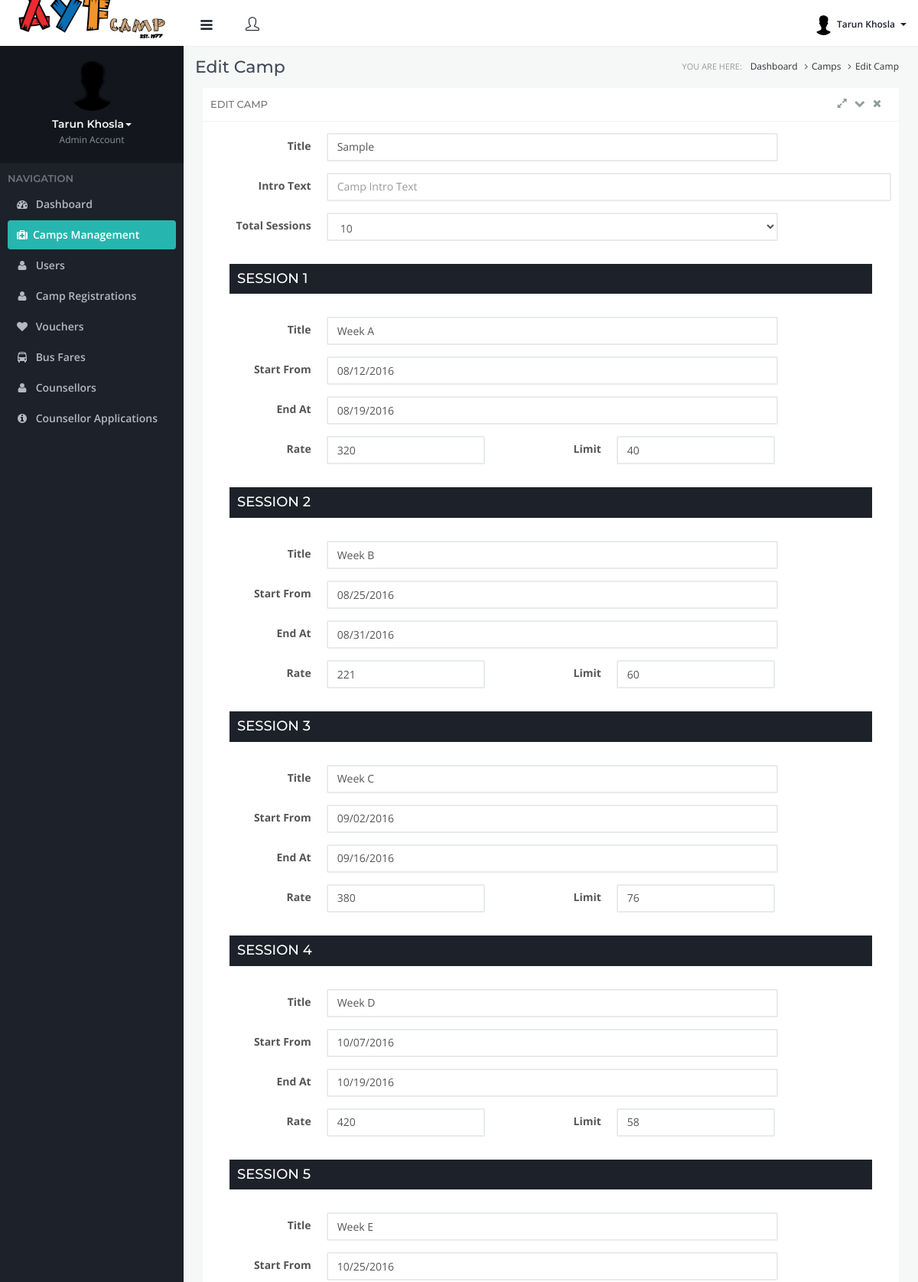
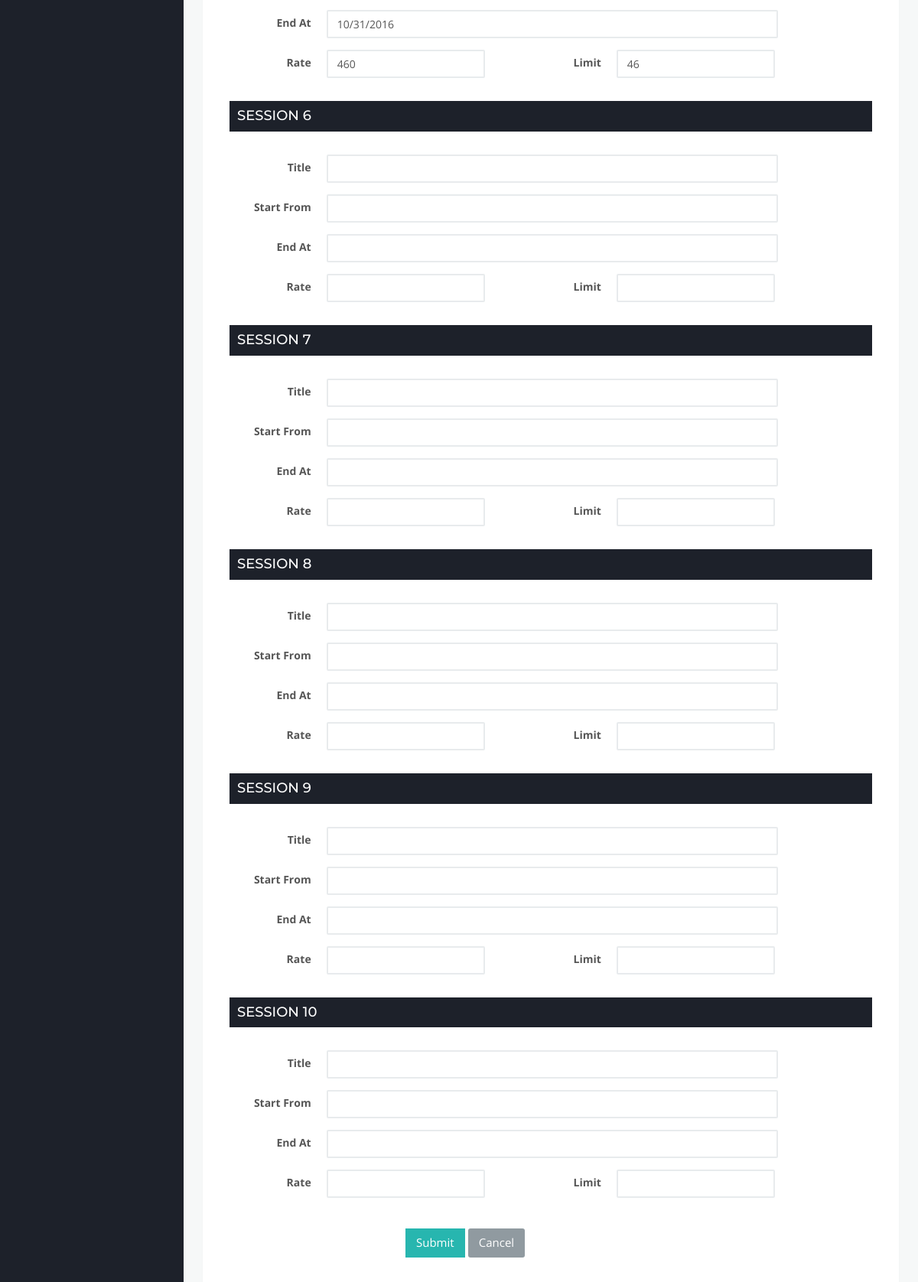
Page /admin/add-camp.php?id=1 (signed in) on the committed database (2 pictures, top to bottom).
### tables this page shows
CREATE TABLE IF NOT EXISTS `camps` (
  `id` int(11) NOT NULL AUTO_INCREMENT,
  `title` varchar(100) NOT NULL,
  `total_sessions` int(11) NOT NULL,
  `year` int(11) NOT NULL,
  `created` datetime NOT NULL,
  PRIMARY KEY (`id`)
);

CREATE TABLE IF NOT EXISTS `camp_sessions` (
  `id` int(11) NOT NULL AUTO_INCREMENT,
  `camp_id` int(11) NOT NULL,
  `title` varchar(50) NOT NULL,
  `start_from` date NOT NULL,
  `end_at` date NOT NULL,
  `rate` varchar(5) NOT NULL,
  `camper_limit` int(11) NOT NULL,
  PRIMARY KEY (`id`)
);

### Library/admin/camps/add-init.php (called while the page is built, shortened)
<?php
require_once(LIB_PATH . 'GlobalManager.php');
$globalManager = GlobalManager::getInstance();
if(isset($_REQUEST['id']) && $_REQUEST['id'] !== ""){
    $pageTitle = "Edit Camp";
}else{
    $pageTitle = "Add Camp";
}
if(isset($_REQUEST['id']) && trim($_REQUEST['id'])!=='') {
    $table = "camps";
    $field = "*";
    $where = "id = '".$_GET['id']."'";
    $result = $globalManager->runSelectQuery($table,$field,$where);
    if(is_array($result) && count($result)>0) {
        $result[0] = array_map("utf8_encode", $result[0]);
        $title = $result[0]['title'];
        $intro_text = $result[0]['intro_text'];
        $arrSessions = $globalManager->runSelectQuery("camp_sessions", "title,start_from,end_at,rate,camper_limit", "camp_id='".$_GET['id']."'");
    }else{
        $_SESSION['errmsg'] = "Invalid camp selected! Please select valid camp to update";
        redirect(ADMIN_SITE_URL."camps.php");
    }
}

### Library/GlobalManager.php (called while the page is built, shortened)
<?php
class GlobalManager extends Model {
	private static $instance = null;
	public static function getInstance() {
		if (self::$instance == null) {
		  self::$instance = new self();
		}
		return self::$instance;
	}
	public function runSelectQuery($table, $fields, $where) {
		$query = "SELECT ".$fields." FROM ".$table;
		if($where !=""){
			$query .= " WHERE ". $where;
		}
		$result = $this->find($query);
		if (count($result) > 0) {
			return $result;
		}
		else {
			return false;
		}
	}
}
?>

### Library/model.php (called while the page is built, shortened)
<?php
class Model {
    private static $connection = null;
    private static function connect() {
        try {
            $db = array(
                'host' => 'localhost',
				'db' => 'ayfcamp',
				'user' => 'root',
				'password' => ''
            );
            self::$connection = new mysqli($db['host'], $db['user'], $db['password'],$db['db']);
        }
        catch (Exception $e) {
            quickLog("MySQL error --> {$e->getMessage()}");
            return false;
        }
        return true;
    }
    protected function find($sql) {
        $result = array();
        $resource = mysqli_query(self::$connection,$sql);
        $result = array();
        while($row = mysqli_fetch_assoc($resource)) {
            $result[] = $row;
        }
        return $result;
    }
}
?>

### admin/add-camp.php (the view, shortened to what this page needs)
<?php
include(LIB_PATH . 'admin/camps/add-init.php');
include(LIB_HTML . 'admin/header.php');
include(LIB_HTML . 'admin/leftbar.php');
?>
<section class="main-content-wrapper">
    <div class="pageheader">
        <h1><?php echo $pageTitle;?> </h1>
        <div class="breadcrumb-wrapper hidden-xs">
            <span class="label">You are here:</span>
            <ol class="breadcrumb">
                <li><a href="<?php echo ADMIN_SITE_URL;?>dashboard.php">Dashboard</a></li>
                <li><a href="<?php echo ADMIN_SITE_URL;?>camps.php">Camps</a></li>
                <li class="active"><?php echo $pageTitle;?></li>
            </ol>
        </div>
        <section id="main-content" class="animated fadeInUp">
            <div class="row">
                <div class="col-md-12">
                    <div class="panel panel-default">
                        <div class="panel-heading">
                            <h3 class="panel-title"><?php echo $pageTitle;?></h3>
                            <div class="actions pull-right">
                                <i class="fa fa-expand"></i>
                                <i class="fa fa-chevron-down"></i>
                                <i class="fa fa-times"></i>
                            </div>
                        </div>
                        <div class="panel-body">
							<form method="post" action="" name="frmAddCamp" id="frmAddCamp" class="form-horizontal form-border" enctype="multipart/form-data">
                                <div class="form-group">
                                    <label class="col-sm-2 control-label">Title</label>
                                    <div class="col-sm-10">
                                        <input type="text" class="form-control width80p" name="title" placeholder="Camp Title" id="title" value="<?php echo $title; ?>">
                                    </div>
                                </div>
                                <div class="form-group">
                                    <label class="col-sm-2 control-label">Intro Text</label>
                                    <div class="col-sm-10">
                                        <input type="text" class="form-control" name="intro_text" placeholder="Camp Intro Text" id="intro_text" value="<?php echo $intro_text; ?>">
                                    </div>
                                </div>
                                <div class="form-group">
                                    <label class="col-sm-2 control-label">Total Sessions</label>
                                    <div class="col-sm-10">
                                        <select class="form-control width80p" name="total_sessions" id="total_sessions">
                                            <option value="10" selected="selected">10</option>
                                        </select>
                                    </div>
                                </div>
                                <?php
                                for($i=0; $i<10; $i++){
                                    $k = $i+1;
                                ?>
                                <div id="session<?php echo $k;?>">
                                    <div class="form-group margin20"><h3 class="rowHeader">SESSION <?php echo $k;?></h3></div>
                                    <div class="form-group">
                                        <label class="col-sm-2 control-label">Title</label>
                                        <div class="col-sm-10">
                                            <input type="text" class="form-control width80p" name="session_title[]" placeholder="" id="session_title<?php echo $k;?>" value="<?php echo isset($arrSessions[$i]['title']) ? $arrSessions[$i]['title'] : '';?>">
                                        </div>
                                    </div>
                                    <div class="form-group">
                                        <label class="col-sm-2 control-label">Start From</label>
                                        <div class="col-sm-10">
                                            <input type="text" class="form-control width80p start_from" name="start_from[]" placeholder="" id="start_from<?php echo $k;?>" value="<?php echo isset($arrSessions[$i]['start_from']) ? date('m/d/Y', strtotime($arrSessions[$i]['start_from'])) : '';?>">
                                        </div>
                                    </div>
                                    <div class="form-group">
                                        <label class="col-sm-2 control-label">End At</label>
                                        <div class="col-sm-10">
                                            <input type="text" class="form-control width80p end_at" name="end_at[]" placeholder="" id="end_at<?php echo $k;?>" value="<?php echo isset($arrSessions[$i]['end_at']) ? date('m/d/Y', strtotime($arrSessions[$i]['end_at'])) : '';?>">
                                        </div>
                                    </div>
                                    <div class="form-group">
                                        <label class="col-sm-2 control-label">Rate</label>
                                        <div class="col-sm-3">
                                            <input type="text" class="form-control" name="rate[]" placeholder="" id="rate<?php echo $k;?>" value="<?php echo isset($arrSessions[$i]['rate']) ? $arrSessions[$i]['rate'] : '';?>">
                                        </div>
                                        <label class="col-sm-2 control-label">Limit</label>
                                        <div class="col-sm-3">
                                            <input type="text" class="form-control" name="camper_limit[]" placeholder="" id="camper_limit<?php echo $k;?>" value="<?php echo isset($arrSessions[$i]['camper_limit']) ? $arrSessions[$i]['camper_limit'] : '';?>">
                                        </div>
                                    </div>
                                </div>
                                <?php
                                }
                                ?>
                                <div class="form-group btn-row">
									<input type="submit" class="btn btn-success btn-square" value="Submit" />
                                    <input type="button" class="btn btn-default" value="Cancel" id="btnCancel" />
                                </div>
							</form>
						</div>
                    </div>
                </div>
            </div>
        </section>
    </div>
</section>
<link rel="stylesheet" href="<?php echo CSS_SITE_URL;?>jquery.datetimepicker.css" type="text/css" />
<?php include(LIB_HTML.'admin/footer.php');?>

### html/admin/header.php (shortened to what this page needs)
<!DOCTYPE html>
<html class="no-js">
<head>
    <link rel="stylesheet" href="<?php echo ASSET_SITE_URL;?>plugins/bootstrap/css/bootstrap.min.css">
    <link rel="stylesheet" href="<?php echo ASSET_SITE_URL;?>css/font-awesome.min.css">
    <link rel="stylesheet" href="<?php echo ASSET_SITE_URL;?>css/simple-line-icons.css">
    <link rel="stylesheet" href="<?php echo ASSET_SITE_URL;?>css/animate.css">
    <link rel="stylesheet" href="<?php echo ASSET_SITE_URL;?>plugins/daterangepicker/daterangepicker-bs3.css">
    <link rel="stylesheet" href="<?php echo ASSET_SITE_URL;?>css/clndr.css">
    <link rel="stylesheet" href="<?php echo ASSET_SITE_URL;?>plugins/switchery/switchery.min.css">
    <link rel="stylesheet" href="<?php echo ASSET_SITE_URL;?>css/main.css">
</head>
<body>
<section id="main-wrapper" class="theme-default">
    <header id="header">
        <div class="brand">
            <a href="<?php echo ADMIN_SITE_URL;?>dashboard.php" class="logo">
                <img src="<?php echo IMG_PATH;?>logo.png" alt="" title="" />
            </a>
        </div>
        <ul class="nav navbar-nav navbar-left">
            <li class="toggle-navigation toggle-left">
                <button class="sidebar-toggle" id="toggle-left">
                    <i class="fa fa-bars"></i>
                </button>
            </li>
            <li class="toggle-profile hidden-xs">
                <button type="button" class="btn btn-default" id="toggle-profile">
                    <i class="icon-user"></i>
                </button>
            </li>
        </ul>
        <ul class="nav navbar-nav navbar-right">
            <li class="dropdown profile hidden-xs">
                <a href="javascript:void(0);" class="dropdown-toggle" data-toggle="dropdown">
                    <span class="meta">
                        <span class="avatar">
                            <img src="<?php echo IMG_PATH;?>owner-icon.png" class="img-circle" alt="">
                        </span>
                        <span class="text"><?php echo $_SESSION['admin_full_name'];?></span>
                        <span class="caret"></span>
                    </span>
                </a>
            </li>
        </ul>
    </header>

### html/admin/leftbar.php (shortened to what this page needs)
<aside class="sidebar sidebar-left">
    <div class="sidebar-profile">
        <div class="avatar">
            <img class="img-circle profile-image" src="<?php echo IMG_PATH;?>owner-icon.png" alt="profile">
        </div>
        <div class="profile-body dropdown">
            <a href="javascript:void(0);" class="dropdown-toggle" data-toggle="dropdown" aria-expanded="false"><h4><?php echo $_SESSION['admin_full_name'];?><span class="caret"></span></h4></a>
            <small class="title">Admin Account</small>
        </div>
    </div>
    <nav>
        <h5 class="sidebar-header">Navigation</h5>
        <ul class="nav nav-pills nav-stacked">
            <li id="dashboardPage" class="active">
                <a href="<?php echo ADMIN_SITE_URL;?>dashboard.php" title="Dashboard">
                    <i class="fa fa-fw fa-tachometer"></i> Dashboard
                </a>
            </li>
            <li id="campsPage">
                <a href="<?php echo ADMIN_SITE_URL;?>camps.php" title="">
                    <i class="fa fa-medkit fa-fw"></i>Camps Management
                </a>
            </li>
            <li id="usersPage" class="nav-dropdown">
                <a href="<?php echo ADMIN_SITE_URL;?>users.php" title="">
                    <i class="fa fa-fw fa-user"></i> Users
                </a>
            </li>
            <li id="campersPage" class="nav-dropdown">
                <a href="<?php echo ADMIN_SITE_URL;?>camp-registrations.php" title="">
                    <i class="fa fa-fw fa-user"></i> Camp Registrations
                </a>
            </li>
            <li id="couponsPage" class="nav-dropdown">
                <a href="<?php echo ADMIN_SITE_URL;?>coupons.php" title="">
                    <i class="fa fa-fw fa-heart"></i> Vouchers
                </a>
            </li>
            <li id="busfaresPage" class="nav-dropdown">
                <a href="<?php echo ADMIN_SITE_URL;?>busfares.php" title="">
                    <i class="fa fa-fw fa-bus"></i> Bus Fares
                </a>
            </li>
            <li id="counsellorsPage" class="nav-dropdown">
                <a href="<?php echo ADMIN_SITE_URL;?>counsellors.php" title="">
                    <i class="fa fa-fw fa-user"></i> Counsellors
                </a>
            </li>
            <li id="counsellorsAppPage" class="nav-dropdown">
                <a href="<?php echo ADMIN_SITE_URL;?>counsellor-applications.php" title="">
                    <i class="fa fa-fw fa-info-circle"></i> Counsellor Applications
                </a>
            </li>
        </ul>
    </nav>
</aside>

### html/admin/footer.php (shortened to what this page needs)
</section>
</body>
</html>

### html/admin/header.php (style rules this page uses)
#header .logo img { margin-right: 6px; margin-top: -30px; width: 200px; }

### rows in the picture
camps: title "Sample"
camp_sessions: title "Week A", start_from "08/12/2016", end_at "08/19/2016", rate "320", camper_limit "40"
camp_sessions: title "Week B", start_from "08/25/2016", end_at "08/31/2016", rate "221", camper_limit "60"
camp_sessions: title "Week C", start_from "09/02/2016", end_at "09/16/2016", rate "380", camper_limit "76"
camp_sessions: title "Week D", start_from "10/07/2016", end_at "10/19/2016", rate "420", camper_limit "58"
camp_sessions: title "Week E", start_from "10/25/2016", end_at "10/31/2016", rate "460", camper_limit "46"

### other values in the picture
$_SESSION['admin_full_name'] "Tarun Khosla"
$pageTitle "Edit Camp"
$pageTitle "EDIT CAMP"
$k "1"
$k "2"
$k "3"
$k "4"
$k "5"
$k "6"
$k "7"
$k "8"
$k "9"
$k "10"
